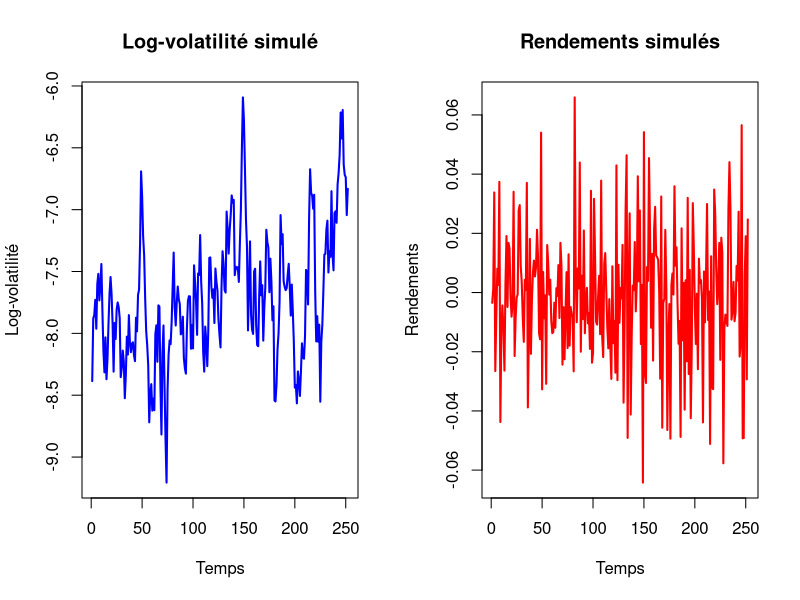
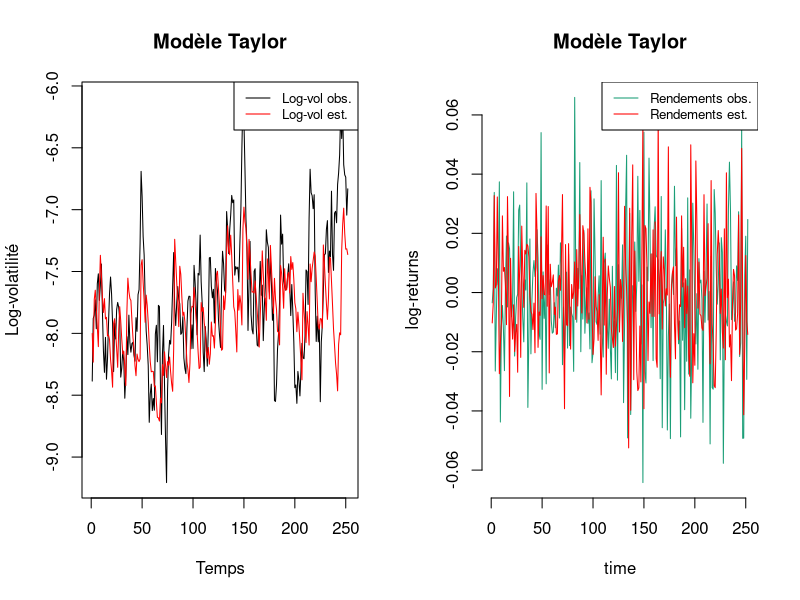
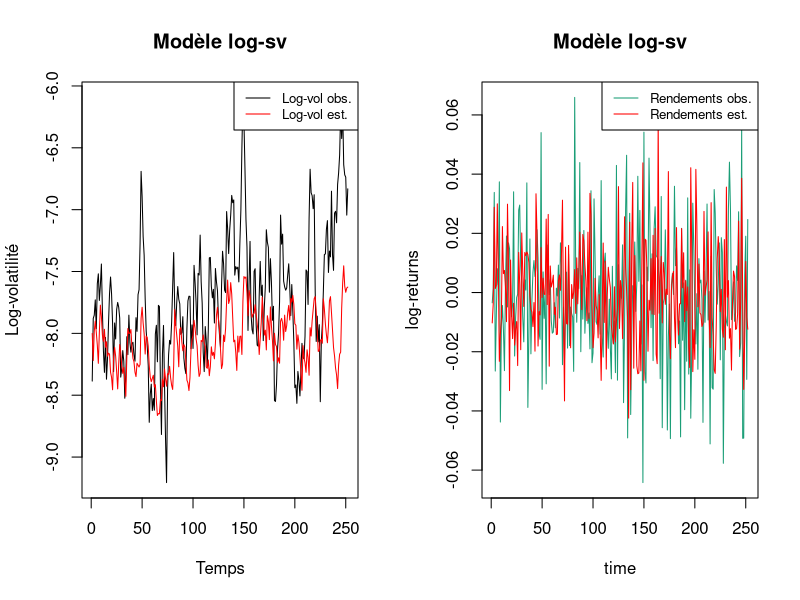
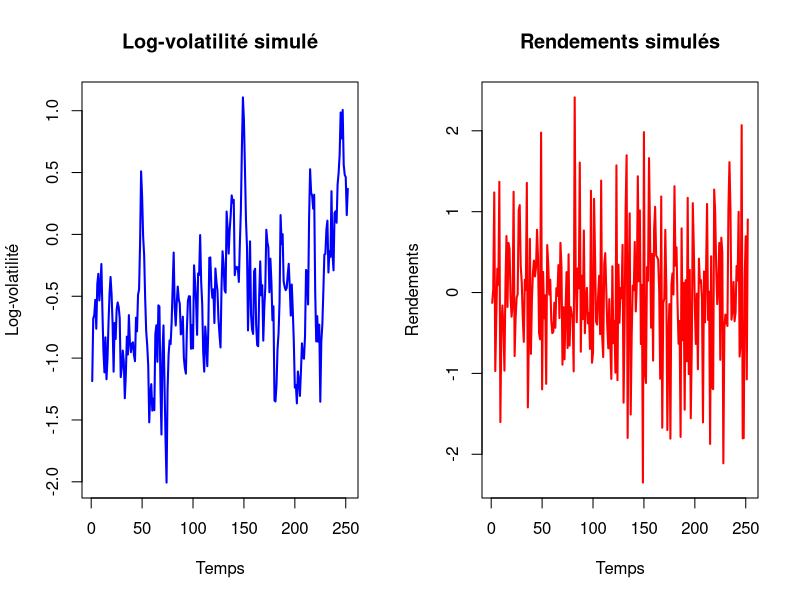
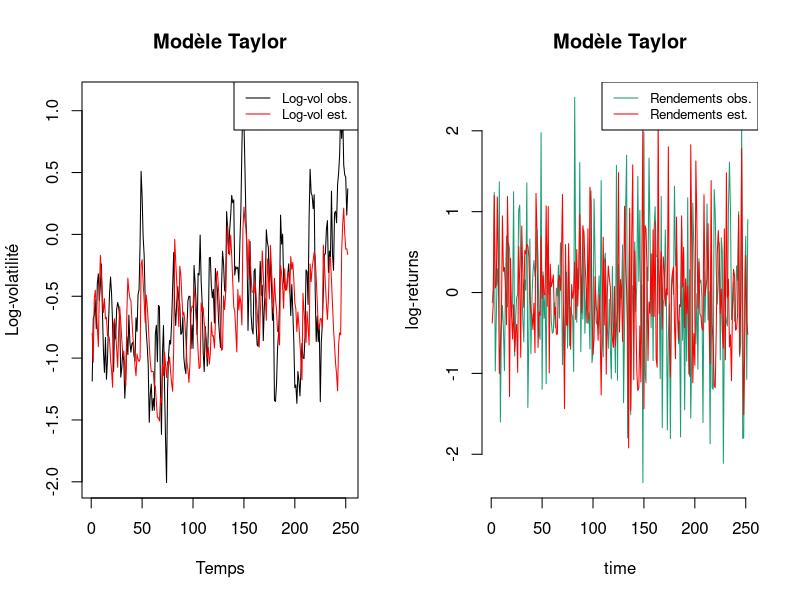

Write R code to recreate these figures, in order.
## ---- chunk 1
knitr::opts_chunk$set(
	echo = TRUE,
	fig.align = "center",
	fig.height = 6,
	fig.width = 8,
	message = FALSE,
	warning = FALSE
)
set.seed(123)
## ---- chunk 2
set.seed(123)  # Pour rendre les simulations reproductibles

# Simulation d'un modèle à vol stochastique de Taylor
n <- 252
mu <- -0.8
phi <- 0.9
sigma_squared <- 0.09

x <- numeric(n)  # Log-volatilité
r <- numeric(n)  # Rendements simulés

for (t in 1:n) {
  if (t == 1) {
    # Densité de transition stationnaire de x_t
    x[t] <- rnorm(1, mean = mu/(1-phi), sd = sqrt(sigma_squared / (1 - phi^2)))
  } else {
    # Évolution de l'état
    x[t] <- mu + phi *x[t-1] + sqrt(sigma_squared) * rnorm(1, mean = 0, sd = 1)
  }
  # Simulation des rendements
  r[t] <- exp(x[t] / 2) * rnorm(1, mean = 0, sd = 1)
}

# extraction dans fichier csv
write.csv(data.frame(r, x), "true_sv_taylor.csv", row.names = FALSE)
## ---- chunk 3
par(mfrow=c(1,2))
plot(x, lwd = 2, type = "l", col = "blue", ylab = "Log-volatilité", xlab = "Temps", main = "Log-volatilité simulé")
plot(r, lwd = 2, type = "l", col = "red", ylab = "Rendements", xlab = "Temps", main = "Rendements simulés")
## ---- chunk 4
params <- c(mu,phi,sigma_squared)
params
## ---- chunk 5
set.seed(123)  # Pour rendre les simulations reproductibles

# Define parameters (ensure they are properly initialized)
mu <- params[1]
phi <- params[2]
sigma_squared <- params[3]

# Definition des variables
# Définition des paramètres
n <- length(r)  # Nombre d'observations
M <- 10000      # Nombre de particules

# Initialisation des matrices et vecteurs
x_hat <- numeric(n)                   # Estimation de x
x_particle <- matrix(nrow = n, ncol = M)  # Particules
w <- matrix(nrow = n, ncol = M)        # Poids des particules
w_normalized <- matrix(nrow = n, ncol = M) # Poids normalisés

# Filtre particulaire bootstrap
for (t in 1:n) {
  if (t == 1) {
    # Initialisation des particules à t = 0
    x_particle[t, ] <- rnorm(M, mean = mu/(1-phi), sd = sqrt(sigma_squared / (1 - phi^2)))
    
    # Poids initiaux (basés sur la distribution de l'état initial)
    w[t, ] <- dnorm(x_particle[t, ], mean = mu/(1-phi), sd = sqrt(sigma_squared / (1 - phi^2)))
    
    # Normalisation des poids
    w_normalized[t, ] <- w[t, ] / sum(w[t, ])
    
    # Estimation initiale
    x_hat[t] <- sum(w_normalized[t, ] * x_particle[t, ])
  } else {
    #  Étape de prédiction (échantillonnage de nouvelles particules)
    x_particle[t, ] <- rnorm(M, mean = mu + phi * x_particle[t - 1, ], sd = sqrt(sigma_squared))
    
    #  Mise à jour des poids avec la vraisemblance de l'observation
    w[t, ] <- dnorm(r[t], mean = 0, sd = sqrt(exp(x_particle[t, ])))
    
    #  Normalisation des poids
    w_normalized[t, ] <- w[t, ] / sum(w[t, ])
    
    #  Rééchantillonnage des particules selon leurs poids
    index <- sample(1:M, size = M, prob = w_normalized[t, ], replace = TRUE)
    x_particle[t, ] <- x_particle[t, index]
    
    # Réinitialisation des poids après rééchantillonnage (uniforme)
    w_normalized[t, ] <- 1 / M
    
    #  Estimation de x à l'instant t (pondérée)
    x_hat[t] <- sum(w_normalized[t, ] * x_particle[t, ])
  }
}

## ---- chunk 6
# Compute MSE
mse <- mean((x - x_hat)^2)
cat("MSE:", mse, "\n")
## ---- chunk 7
plot(x, type = "l", col = "black", ylab = "Log-volatilité", xlab = "Temps", main = "Modèle Taylor")
lines(x_hat,  type = "l", col = "red", ylab = "Log-volatilité", xlab = "Temps")
legend("topright", legend=c("Log-vol obs.", "Log-vol est."), col=c("black", "red"), lty=1:1, cex=0.8)
## ---- chunk 8
set.seed(123)  # Pour rendre les simulations reproductibles

r_est <- exp(x_hat / 2) * rnorm(length(x_hat), mean = 0, sd = 1)

# Plot the estimate and the true state
plot(r, type="l", xlab="time", ylab="log-returns", bty="n",col="#1B9E77",main = "Modèle Taylor")

# Superposition des trajectoires
lines(r_est, type = "l", col = "red",  xlab = "Temps", ylab = "Rendements", bty="n")

# legend
legend("topright", legend=c("Rendements obs.", "Rendements est."), col=c("#1B9E77", "red"), lty=1:1, cex=0.8)
## ---- chunk 9
set.seed(123)  # Pour rendre les simulations reproductibles

y_hat <- numeric(n)
w_hat <- numeric(n)
x_particle <- matrix(nrow = n, ncol = M)
w <- matrix(nrow = n, ncol = M)
w_normalized <- matrix(nrow = n, ncol = M)
y <- log(r**2)

# Densité d'une log chi-deux de df 1
log_chi2 <- function(x) {
  density <- exp( (x/2) - exp(x/2))/sqrt(2*pi)
  return( density)
}


# Filtre particulaire bootstrap
for (t in 1:n) {
  if (t == 1) {
    # Initialisation des particules à t = 0
    x_particle[t, ] <- rnorm(M, mean = mu/(1-phi), sd = sqrt(sigma_squared / (1 - phi^2)))
    
    # Poids initiaux (basés sur la distribution de l'état initial)
    w[t, ] <- dnorm(x_particle[t, ], mean = mu/(1-phi), sd = sqrt(sigma_squared / (1 - phi^2)))
    
    # Normalisation des poids
    w_normalized[t, ] <- w[t, ] / sum(w[t, ])
    
    # Estimation initiale
    x_hat[t] <- sum(w_normalized[t, ] * x_particle[t, ])
  } else {
    #  Étape de prédiction (échantillonnage de nouvelles particules)
    x_particle[t, ] <- rnorm(M, mean = mu + phi * x_particle[t - 1, ], sd = sqrt(sigma_squared))
    
    #  Mise à jour des poids avec la vraisemblance de l'observation
    w[t, ] <- log_chi2(y[t] - x_particle[t,])
    
    #  Normalisation des poids
    w_normalized[t,] <- w[t,] / sum(w[t,])
    
    #  Rééchantillonnage des particules selon leurs poids
    index <- sample(1:M, size = M, prob = w_normalized[t, ], replace = TRUE)
    x_particle[t, ] <- x_particle[t, index]
    
    # Réinitialisation des poids après rééchantillonnage (uniforme)
    w_normalized[t, ] <- 1 / M
    
    #  Estimation de x à l'instant t (pondérée)
    x_hat[t] <- sum(w_normalized[t, ] * x_particle[t, ])
  }
}
## ---- chunk 10
# Compute MSE
mse <- mean((x - x_hat)^2)
cat("MSE:", mse, "\n")
## ---- chunk 11
plot(x, type = "l", col = "black", ylab = "Log-volatilité", xlab = "Temps", main = "Modèle log-sv")
lines(x_hat,  type = "l", col = "red", ylab = "Log-volatilité", xlab = "Temps")
legend("topright", legend=c("Log-vol obs.", "Log-vol est."), col=c("black", "red"), lty=1:1, cex=0.8)
## ---- chunk 12
set.seed(123)  # Pour rendre les simulations reproductibles

r_est <- exp(x_hat / 2) * rnorm(length(x_hat), mean = 0, sd = 1)

# Plot the estimate and the true state
plot(r, type="l", xlab="time", ylab="log-returns", col="#1B9E77", main = "Modèle log-sv")

# Superposition des trajectoires
lines(r_est, type = "l", col = "red",  xlab = "Temps", ylab = "Rendements")

# legend
legend("topright", legend=c("Rendements obs.", "Rendements est."), col=c("#1B9E77", "red"), lty=1:1, cex=0.8)
## ---- chunk 13
rm(list = ls())
## ---- chunk 14
set.seed(123)  # Pour rendre les simulations reproductibles
n <- 252
mu <- -0.8
phi <- 0.9
sigma_squared <- 0.09

# Simulation d'un modèle à vol stochastique de Taylor (modifié)
x <- numeric(n)  # Log-volatilité
r <- numeric(n)  # Rendements simulés

for (t in 1:n) {
  if (t == 1) {
    # Densité de transition stationnaire de x_t
    x[t] <- rnorm(1, mean = mu, sd = sqrt(sigma_squared / (1 - phi^2)))
  } else {
    # Évolution de l'état
    #    x[t] <- mu + phi * (x[t-1]) + sqrt(sigma_squared) * rnorm(1, mean = 0, sd = 1)
    #                       ^^^^^^ True model. To be able to use pmhtutorial package, use the following formula
    x[t] <- mu + phi * (x[t-1] - mu) + sqrt(sigma_squared) * rnorm(1, mean = 0, sd = 1)
  }
  # Simulation des rendements
  r[t] <- exp(x[t] / 2) * rnorm(1, mean = 0, sd = 1)
}

# extraction dans fichier csv
write.csv(data.frame(r, x), "mod_log_sv.csv", row.names = FALSE)
## ---- chunk 15
par(mfrow=c(1,2))
plot(x, lwd = 2, type = "l", col = "blue", ylab = "Log-volatilité", xlab = "Temps", main = "Log-volatilité simulé")
plot(r, lwd = 2, type = "l", col = "red", ylab = "Rendements", xlab = "Temps", main = "Rendements simulés")
## ---- chunk 16
set.seed(123)  # Pour rendre les simulations reproductibles

# Definition des variables
# Définition des paramètres

params <- c(mu,phi,sigma_squared)

n <- length(r)  # Nombre d'observations
M <- 10000      # Nombre de particules

# Initialisation des matrices et vecteurs
x_hat <- numeric(n)                   # Estimation de x
x_particle <- matrix(nrow = n, ncol = M)  # Particules
w <- matrix(nrow = n, ncol = M)        # Poids des particules
w_normalized <- matrix(nrow = n, ncol = M) # Poids normalisés

# Filtre particulaire bootstrap
for (t in 1:n) {
  if (t == 1) {
    # Initialisation des particules à t = 0
    x_particle[t, ] <- rnorm(M, mean = mu, sd = sqrt(sigma_squared / (1 - phi^2)))
    
    # Poids initiaux (basés sur la distribution de l'état initial)
    w[t, ] <- dnorm(x_particle[t, ], mean = mu, sd = sqrt(sigma_squared / (1 - phi^2)))
    
    # Normalisation des poids
    w_normalized[t, ] <- w[t, ] / sum(w[t, ])
    
    # Estimation initiale
    x_hat[t] <- sum(w_normalized[t, ] * x_particle[t, ])
  } else {
    #  Étape de prédiction (échantillonnage de nouvelles particules)
    x_particle[t,] <- rnorm(M, mean = mu + phi * (x_particle[t - 1, ] - mu), sd = sqrt(sigma_squared))
    
    #  Mise à jour des poids avec la vraisemblance de l'observation
    w[t, ] <- dnorm(r[t], mean = 0, sd = sqrt(exp(x_particle[t, ])))
    
    #  Normalisation des poids
    w_normalized[t, ] <- w[t, ] / sum(w[t, ])
    
    #  Rééchantillonnage des particules selon leurs poids
    index <- sample(1:M, size = M, prob = w_normalized[t, ], replace = TRUE)
    x_particle[t, ] <- x_particle[t, index]
    
    # Réinitialisation des poids après rééchantillonnage (uniforme)
    w_normalized[t, ] <- 1 / M
    
    #  Estimation de x à l'instant t (pondérée)
    x_hat[t] <- sum(w_normalized[t, ] * x_particle[t, ])
  }
}
## ---- chunk 17
# Compute MSE
mse <- mean((x - x_hat)^2)
cat("MSE:", mse, "\n")
## ---- chunk 18
plot(x, type = "l", col = "black", ylab = "Log-volatilité", xlab = "Temps", main = "Modèle Taylor")
lines(x_hat,  type = "l", col = "red", ylab = "Log-volatilité", xlab = "Temps")
legend("topright", legend=c("Log-vol obs.", "Log-vol est."), col=c("black", "red"), lty=1:1, cex=0.8)
## ---- chunk 19
set.seed(123)  # Pour rendre les simulations reproductibles

r_est <- exp(x_hat / 2) * rnorm(length(x_hat), mean = 0, sd = 1)

# Plot the estimate and the true state
plot(r, type="l", xlab="time", ylab="log-returns", bty="n",col="#1B9E77",main = "Modèle Taylor")

# Superposition des trajectoires
lines(r_est, type = "l", col = "red",  xlab = "Temps", ylab = "Rendements", bty="n")

# legend
legend("topright", legend=c("Rendements obs.", "Rendements est."), col=c("#1B9E77", "red"), lty=1:1, cex=0.8)
